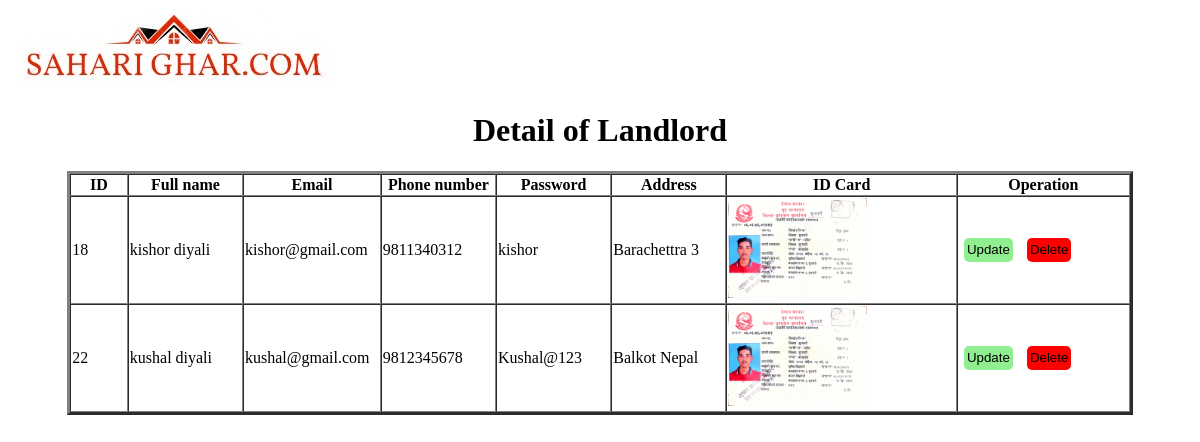
Page /Admin/landlord.php on the committed database.
### tables this page shows
CREATE TABLE `user` (
  `id` int(10) NOT NULL,
  `full_name` varchar(20) NOT NULL,
  `email` varchar(20) NOT NULL,
  `phone_number` varchar(10) NOT NULL,
  `password` varchar(20) NOT NULL,
  `repeat_password` varchar(20) NOT NULL,
  `role` varchar(10) NOT NULL,
  `landlord_address` varchar(50) NOT NULL,
  `landlordid_image` varchar(500) NOT NULL
);

### Admin/landlord.php (the view, shortened to what this page needs)
<?php
  include '../config.php';
?>
<!DOCTYPE html>
<html lang="en">
<head>
  <link rel="stylesheet" href="https://cdnjs.cloudflare.com/ajax/libs/font-awesome/6.5.1/css/all.min.css"
 />
</head>
<body>
<a href="index.php" class="logo-container">
    <img src="../image/logo.jpg" class="logo">
    </a>
<?php
  $query= "SELECT * FROM user WHERE role = 'landlord'";
  $data = mysqli_query($conn, $query);
  $total = mysqli_num_rows($data);
  if ($total != 0) {
?>
    <h1 align="center">Detail of Landlord</h1>
    <table border="3px" align="center" cellspacing="0" width="90%">
        <tr>
            <th width="5%">ID</th>
            <th width="10%">Full name</th>
            <th width="10%">Email</th>
            <th width="10%">Phone number</th>
            <th width="10%">Password</th>
            <th width="10%">Address</th>
            <th width="20%">ID Card</th>
            <th width="15%">Operation</th>
        </tr>
        <?php
        while ($row = mysqli_fetch_assoc($data)) {
            $id = $row["id"];
            $full_name = $row["full_name"];
            $email = $row["email"];
            $p_number = $row["phone_number"];
            $password = $row["password"];
            $address = $row["landlord_address"];
            $image = $row["landlordid_image"];
            echo "<tr>
                    <td>$id</td>
                    <td>$full_name</td>
                    <td>$email</td>
                    <td>$p_number</td>
                    <td>$password</td>
                    <td>$address</td>
                    <td>
                        <div class='image-container'>
                            <img src='../landlord_id_image/$image' alt='id card pic' height='100' onclick='zoomImage(this)'>
                        </div>
                    </td>
                    <td>
                        <a href='landlord_update.php?id=$id'><input type='submit' value='Update' class='update'></a>
                        <a href='landlord_delete.php?id=$id'><input type='submit' value='Delete' class='delete' onclick='return confirm(\"Are you sure you want to delete this record?\")'></a>
                    </td>
                </tr>";
        }
        ?>
    </table>
<?php
  } else {
      echo '<script>alert("No record found!");</script>';
  }
?>
</body>
</html>

### Admin/landlord.php (style rules this page uses)
.update { background-color: lightgreen; border: lightgreen; border-radius: 5px; padding: 3px; margin: 1px 5px; height: 1.5rem; }
.delete { background-color: red; border: red; border-radius: 5px; padding: 3px; margin: 1px 5px; height: 1.5rem; }
.image-container { position: relative; display: inline-block; }

### rows in the picture
user: id "18", full_name "kishor diyali", email "kishor@gmail.com", phone_number "9811340312", password "kishor", landlord_address "Barachettra 3", landlordid_image (picture)
user: id "22", full_name "kushal diyali", email "kushal@gmail.com", phone_number "9812345678", password "Kushal@123", landlord_address "Balkot Nepal", landlordid_image (picture)
